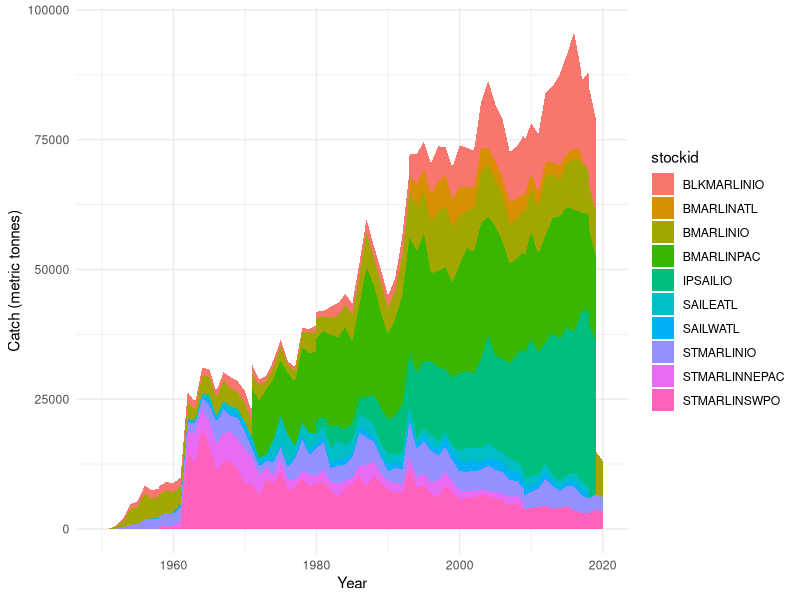

R code for this plot:
## ---- chunk 1
knitr::opts_chunk$set(echo = TRUE)

library(tidyverse)
library(here)

## ---- chunk 2
blkmarlinio_combined <- read_csv(here("data", "blkmarlinio_catch.csv")) %>% 
  filter(year %in% c(1950:2020)) %>% 
  select(stockid, year, catch) 
## ---- chunk 3
bmarlinatl_combined <- read_csv(here("data", "bmarlinatl_catch.csv")) %>% 
  filter(year %in% c(1950:2020)) %>% 
  rename(catch = TCbest)
## ---- chunk 4
bmarlinio_combined <- read_csv(here("data", "bmarlinio_catch.csv")) %>% 
  filter(year %in% c(1950:2020)) %>% 
  select(stockid, year, catch) 
## ---- chunk 5
bmarlinpac_combined <- read_csv(here("data", "bmarlinpac_catch.csv")) %>% 
  filter(year %in% c(1950:2020)) %>% 
  select(stockid, year, catch)
## ---- chunk 6
ipsailio_combined <- read_csv(here("data", "ipsailio_catch.csv")) %>% 
  filter(year %in% c(1950:2020)) %>% 
  select(stockid, year, catch)
## ---- chunk 7
saileatl_combined <- read_csv(here("data", "saileatl_catch.csv")) %>% 
  filter(year %in% c(1950:2020)) %>% 
  rename(catch = TCbest)
## ---- chunk 8
sailwatl_combined <- read_csv(here("data", "sailwatl_catch.csv")) %>% 
  filter(year %in% c(1950:2020)) %>% 
  rename(catch = TCbest)
## ---- chunk 9
stmarlinio_combined <- read_csv(here("data", "stmarlinio_catch.csv")) %>% 
  filter(year %in% c(1950:2020)) %>% 
  rename(catch = TCbest)
## ---- chunk 10
stmarlinnepac_combined <- read_csv(here("data", "stmarlinnepac_catch.csv")) %>% 
  filter(year %in% c(1950:2020)) %>% 
  rename(catch = TCbest)
## ---- chunk 11
stmarlinswpo_combined <- read_csv(here("data", "stmarlinswpo_catch.csv")) %>% 
  filter(year %in% c(1950:2020))
## ---- chunk 12
stmarlinwcnpac_combined <- read_csv(here("data", "stmarlinwcnpac_catch.csv")) %>% 
  filter(year %in% c(1950:2020)) %>% 
  rename(catch = TCbest)
## ---- chunk 13

# Run all chunks below before this 

bill_catch <- data.frame(blkmarlinio_combined) %>% 
  bind_rows(bmarlinatl_combined,
            bmarlinio_combined,
            bmarlinpac_combined,
            ipsailio_combined,
            saileatl_combined,
            sailwatl_combined,
            stmarlinio_combined,
            stmarlinnepac_combined,
            stmarlinswpo_combined,
            stmarlinwcnpac_combined)
  
## ---- chunk 14
ggplot(bill_catch, aes(x = year, y = catch, fill = stockid)) +
  geom_area() +
  labs(x = "Year", y = "Catch (metric tonnes)") +
  theme_minimal()
